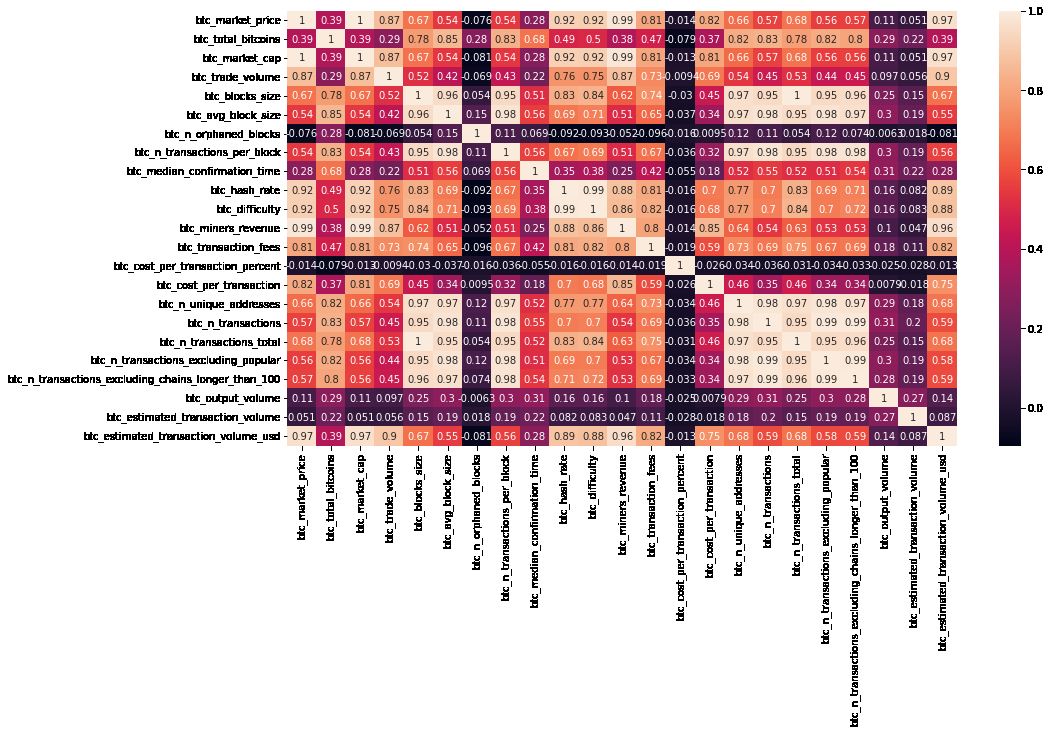
#> input picture Machine_Learning/Bitcoin_Price_Prediction/Images/image1.png, 1050 x 733 px, found by its file name; its folder holds 4 pictures in this run
$ python consolidated_data.py
#> lines starting #> are read from the running program, lines starting #| are printed output that depends on the picture
#Import the necessary libraries
import cv2
import os
import pickle
import numpy as np

data_dir = os.path.join(os.getcwd(),'clean_data') #Defines the path for the directory to store the processed image data
img_dir = os.path.join(os.getcwd(),'images') #Defines the path for the directory containing the original image files

print(os.getcwd()) # Prints the current working directory
image_data = []
labels = []

#Processing image data
for i in os.listdir(img_dir):
    print(i)
    image = cv2.imread(os.path.join(img_dir,i)) #Reads the image using cv2.imread
#> image is the input picture: shape (733, 1050, 3); mean B, G, R 191.3, 188.8, 217.7
    image = cv2.resize(image,(100,100))
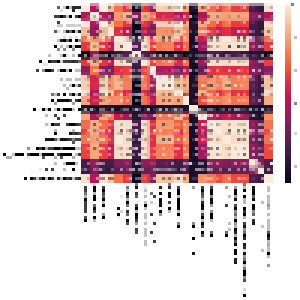
#> image: shape (100, 100, 3) (shown 3 times larger); mean B, G, R 190.6, 188.3, 217.6
    image = cv2.cvtColor(image,cv2.COLOR_BGR2GRAY)
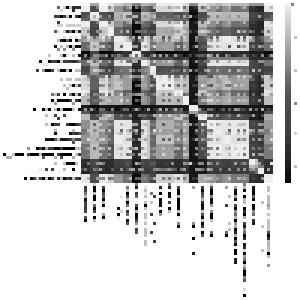
#> image: shape (100, 100) (shown 3 times larger); min 0, max 255, mean 197.3
    image_data.append(image) #Appends the processed image to image_data and the extracted label (first part of the filename) to labels
    labels.append(str(i).split("_")[0])
#> pass 2 of the loop `for i in os.listdir(img_dir):`:
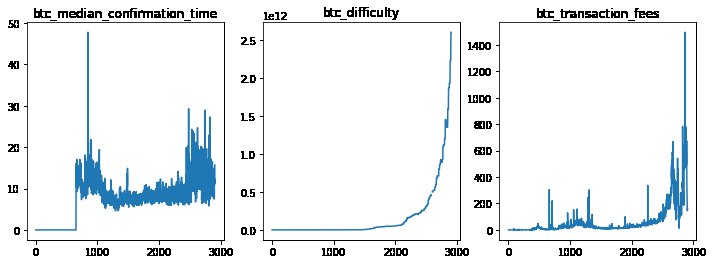
#> input picture Machine_Learning/Bitcoin_Price_Prediction/Images/image2.png, 713 x 264 px, found by its file name
#> image is the input picture: shape (264, 713, 3); mean B, G, R 242.4, 239.9, 236.3
#> `image = cv2.resize(image,(100,100))`:
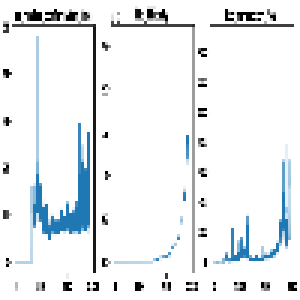
#> image: shape (100, 100, 3) (shown 3 times larger); mean B, G, R 240.8, 238.3, 234.8
#> `image = cv2.cvtColor(image,cv2.COLOR_BGR2GRAY)`:
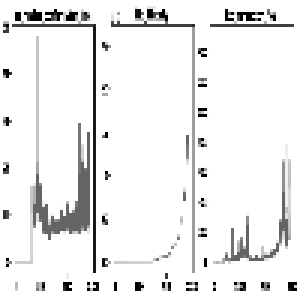
#> image: shape (100, 100) (shown 3 times larger); min 0, max 255, mean 237.6
#> pass 3 of the loop `for i in os.listdir(img_dir):`:
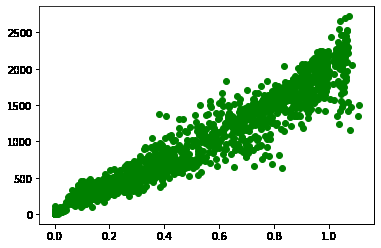
#> input picture Machine_Learning/Bitcoin_Price_Prediction/Images/image4.png, 381 x 248 px, found by its file name
#> image is the input picture: shape (248, 381, 3); mean B, G, R 208.9, 229.2, 208.9
#> `image = cv2.resize(image,(100,100))`:
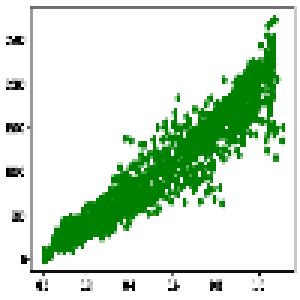
#> image: shape (100, 100, 3) (shown 3 times larger); mean B, G, R 206.9, 227.1, 206.9
#> `image = cv2.cvtColor(image,cv2.COLOR_BGR2GRAY)`:
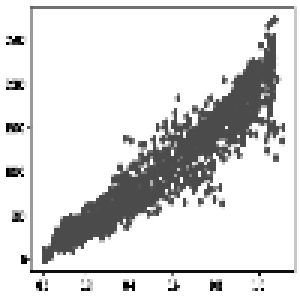
#> image: shape (100, 100) (shown 3 times larger); min 0, max 255, mean 218.8
#> the loop made 4 passes; the first 3 are shown

image_data = np.array(image_data)    #Converting to NumPy arrays
labels = np.array(labels)
print(image_data)
print(labels)

#Visualization
import matplotlib.pyplot as plt
#> (the run stopped early here; a loop or call above may not have finished)
